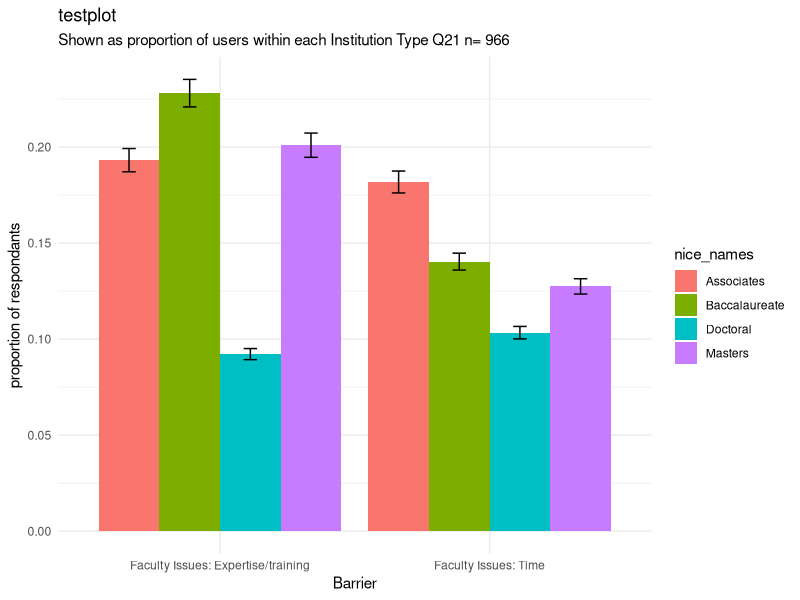

This chart was generated by the following R code:
require(ggplot2)
require(tidyverse)
require(reshape2)
require(pwr)


# Analysis workflow...

#0 Load a dataframes which already contains summarized data. 
#a. Load summary table from analysis of Question 38 stratafied by Question 21 demographic
df.summary <- read_csv("./sum_table_Q38_barriers_to_inclusion_by_Q21_carnegie_classification.csv")


#1 Error calculation #######################################################################################################

# If your sampling fraction (sample/population) is less than 5%, you can ignore the finite sample adjustment
# ME_unadjusted = (z * sqrt(p(1-p))/sqrt(n)
# ME_adjusted = (z * sqrt(p(1-p))/sqrt(((N-1)*n)/(N-n))

# p = the proportion of the population expected to choose one of the two response categories
# n = the completed sample size
# N = the size of the population you're sampling from
# z = Z score associated with with the CI you want (1.96 for 95% confidence)

#a. Add n to dataframe -value of n (number of people completing the response)
df.summary <- df.summary%>%
  group_by(Var2)%>%
  mutate(n.sample = sum(responses))

#b get the overall sample size
n.sample <- as.numeric(levels(as.factor(df.summary$n.sample)))

#c set N (population sample size) to a pre-determined value (total number of life science faculty in US), proportion size, and confidence interval. 
N.population <- 100000

#!!!!!!!!!!!!!!!!!!!!!!!!!!!!!!!!!!!!!!!!!!!!!!!!!!!!!!!!!!!!!!!!!!!!!!!!!!!!!!!!!!!!!!!!!!!!!!!!!!!!!!!!!!!!!!!!!!!!!!! still not 100 sure how P.proportion_size is chosen or adjusted
P.proportion_size <-  .5 
z.confidence.interval <-  1.96


#calculate error as a percentage
numer <- z.confidence.interval * sqrt(P.proportion_size*(1-P.proportion_size))
denom <- sqrt(((N.population - 1)*n.sample)/(N.population - n.sample))
error.percentage <- numer/denom


#d add error percentages to dataframe
df.summary <- df.summary%>%
  mutate(ymax = proportion + (proportion * error.percentage))%>%
  mutate(ymin = proportion - (proportion * error.percentage))

#plot s subset for fun
head8.df.summary <- df.summary%>%
  head(8)

limits <- aes(ymax = head8.df.summary$ymax, ymin = head8.df.summary$ymin)
error.dodge <- position_dodge(width=0.9)
df.summary%>%
  head(8)%>%
ggplot()+
  aes(x=Var2, y=proportion, fill=nice_names)+
  geom_bar(stat = "identity", position = "dodge")+
  labs(x = "Barrier", 
       y = "proportion of respondants", 
       title = "testplot",
       subtitle = paste("Shown as proportion of users within each",
                        "Institution Type Q21",
                        "n=",n.sample ))+
  geom_errorbar(limits,position = error.dodge, width = .2)+
  theme_minimal()

# Error bards on plot are not very interesting, but I will use the proceedue when I have a facet plot that has differing sample sizes. 

#2 Proportion Testing  #######################################################################################################

#a contigency table is the number of respondants who we scored as reporting a particular barrier (positive_cored_response) and those who provided
# no response, or did not answer the question (null_scored_response)

#Create contigency table and save in a temporary variable
subset.proportion.test <- df.summary %>%
  select(nice_names, responses, positive_scored_response, null_scored_response)%>%
  head(4)

View(subset.proportion.test)

#b Proportion test is calculated as:
proportion.test.results <- prop.test(subset.proportion.test$positive_scored_response, subset.proportion.test$null_scored_response)

# view p values
proportion.test.results$p.value

#This test has already been done and is represented in the data frame as
df.summary$prop_test_chi_pvalue


#3 Power testing #######################################################################################################
# Certiantly need help here!
# Stepping back here to state my context and assumptions
# 966 people (n.sample) told us their carnegie classification
# At least 160 people answered a free text question on what their 'barrier' was, education, class size, etc. 
# Some people decided not to answer the question because they experienced no barrier, or they quit the survey (Rather hard to tell this)
# df.summary$summed_score shows the total number of individuals* who responded and were catagroized into a particular barrier
# * An individual may have been coded in more than one barrier, but no individual was counted twice in the same barrier
# The numbers in df.summary$summed_score are a lower-bound of my completed sample size
# The upper-bound of my completed sample size is 966, which assumes that everyone answered this question (where null is a valid answer)
# The upper-bound is not conservative, so I propose the following, that we assume the higest-number is the conservative-upper-bound, in this case 160 individuals
# Using the conservative-upper-bound, reject barrier codings which have insufficent power to detect a medium effect (0.5) at power p = 0.95

#sample power calculations


n.power.sample <- 41
pwr.2p.test(power = 0.95,
            n = n.power.sample, 
            sig.level = 0.05)

# Assuming my understanding is correct, we need at least 40 individuals in our sample before we report that we had power to detect at least a large (0.8) effect. So, 

#run power analysis

n.completed.barriers <- max(df.summary$summed_score)

df.summary.power <- df.summary%>%
  group_by(Var2)%>%
  do(power = pwr.2p.test(power =.95, n = .$summed_score[[1]])$h)%>%
  mutate(power = round(power, 2))

# sufficently powered categories (.8 or less)
df.summary.power <- df.summary.power%>%
  filter(power <= .8)

# Therefore, I should keep proportion tests where I had sufficent power to detect at least large effects, and chi-squared p values of 0.05 or less
results <- df.summary%>%
  filter (Var2 %in% df.summary.power$Var2)%>%
  filter (prop_test_chi_pvalue <= 0.05)
